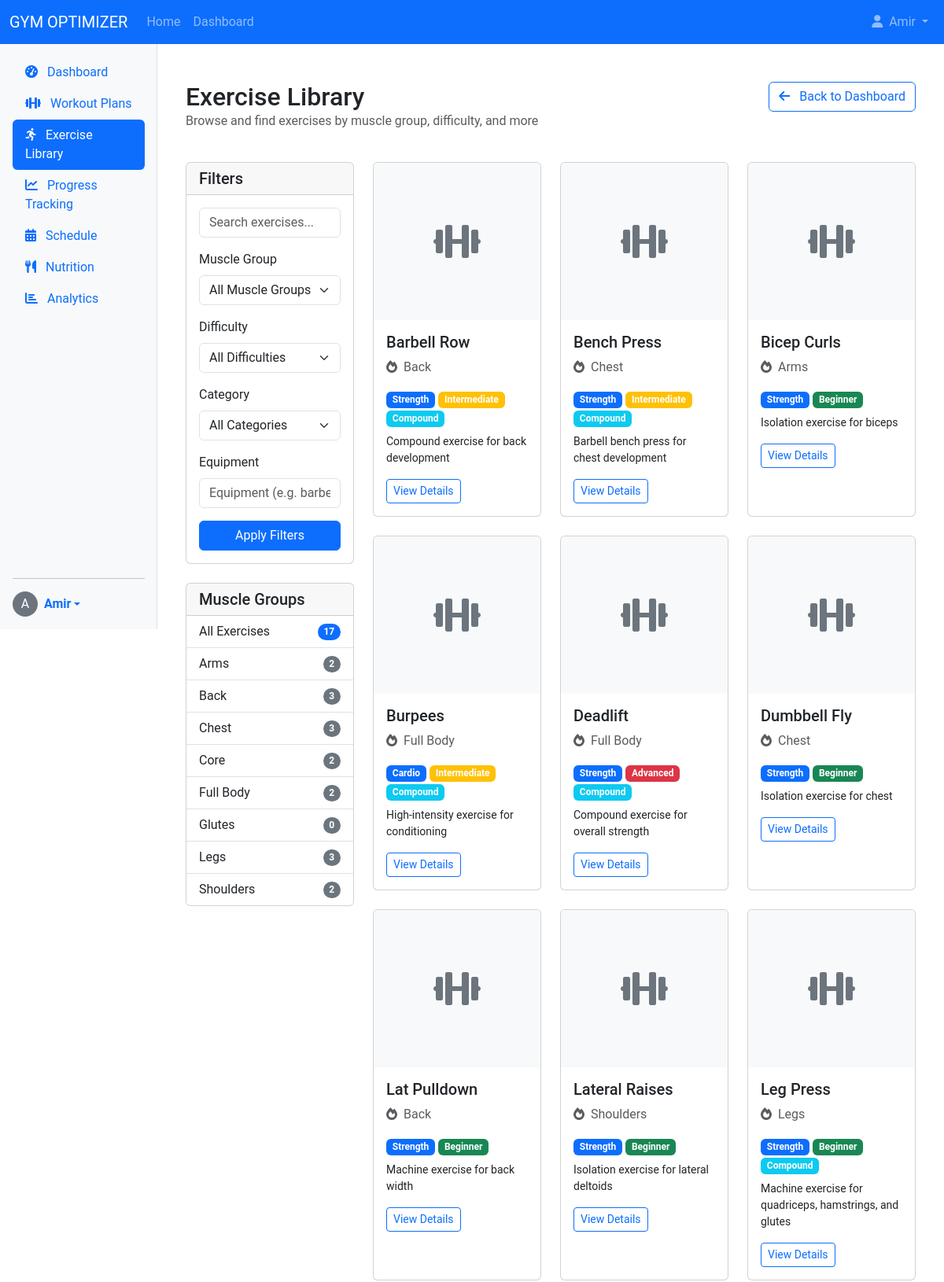
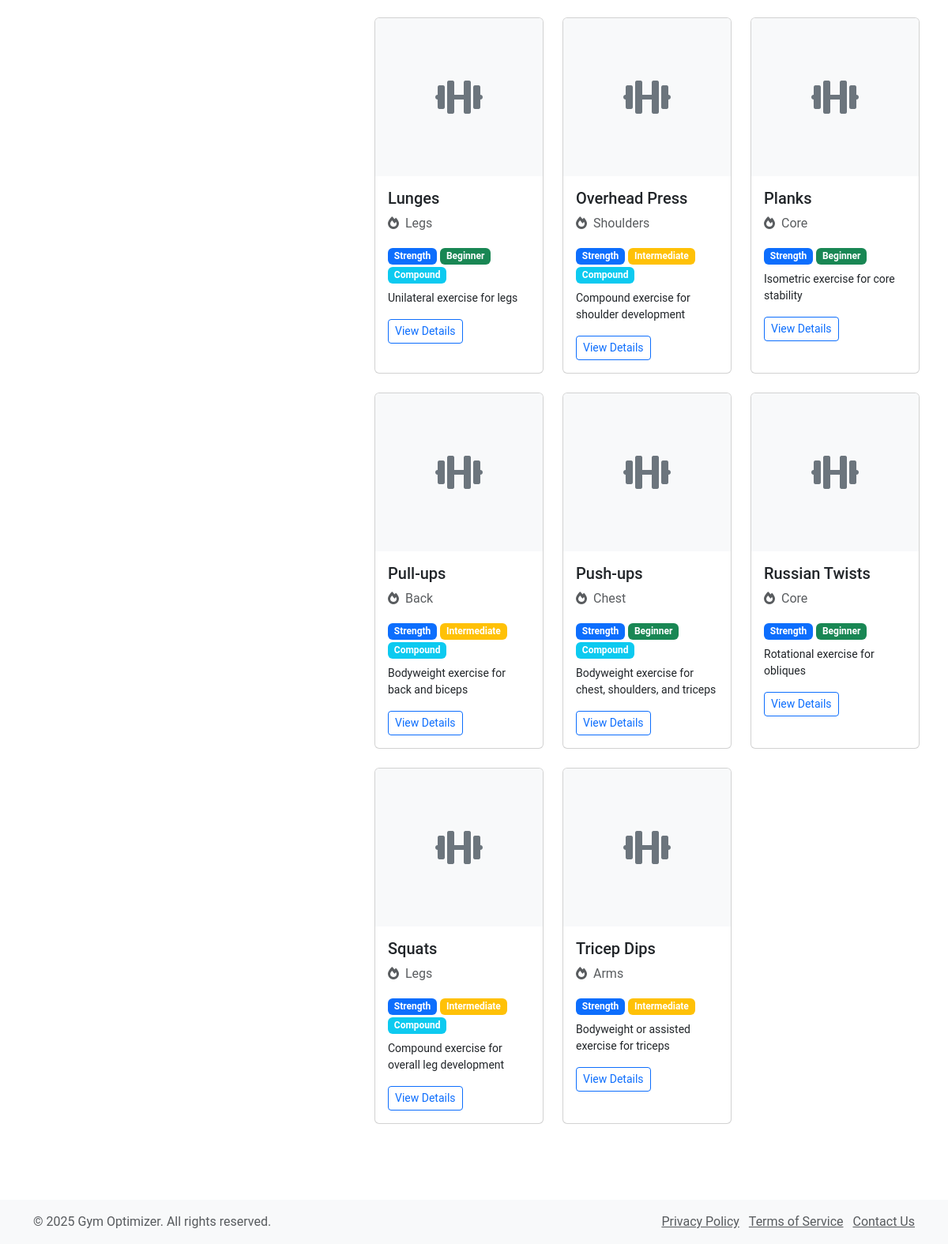
Page /workouts/exercises/ (signed in) on the committed database (2 pictures, top to bottom).
### workouts/models.py (models this page shows, shortened)
class MuscleGroup(models.Model):
    name = models.CharField(max_length=50, unique=True)
    description = models.TextField(blank=True)
    image = models.ImageField(upload_to='muscle_groups/', blank=True, null=True)
    class Meta:
        ordering = ['name']
    def __str__(self):
        return self.name

class Exercise(models.Model):
    DIFFICULTY_CHOICES = (
        ('beginner', 'Beginner'),
        ('intermediate', 'Intermediate'),
        ('advanced', 'Advanced'),
    )
    CATEGORY_CHOICES = (
        ('strength', 'Strength'),
        ('cardio', 'Cardio'),
        ('flexibility', 'Flexibility'),
        ('balance', 'Balance'),
    )
    name = models.CharField(max_length=100)
    description = models.TextField()
    muscle_group = models.ForeignKey(MuscleGroup, on_delete=models.CASCADE, related_name='exercises')
    secondary_muscle_groups = models.ManyToManyField(MuscleGroup, related_name='secondary_exercises', blank=True)
    difficulty = models.CharField(max_length=15, choices=DIFFICULTY_CHOICES, default='beginner')
    category = models.CharField(max_length=15, choices=CATEGORY_CHOICES, default='strength')
    instructions = models.TextField()
    video_url = models.URLField(blank=True)
    image = models.ImageField(upload_to='exercises/', blank=True, null=True)
    equipment_needed = models.CharField(max_length=255, blank=True)
    is_compound = models.BooleanField(default=False, help_text="Is this a compound exercise?")
    class Meta:
        ordering = ['name']

### workouts/views.py (the view)
# urls.py: path('exercises/', views.exercise_library, name='exercise_library'),
@login_required
def exercise_library(request):
    form = ExerciseFilterForm(request.GET)
    exercises = Exercise.objects.all()
    if form.is_valid():
        if form.cleaned_data['search']:
            query = form.cleaned_data['search']
            exercises = exercises.filter(
                Q(name__icontains=query) |
                Q(description__icontains=query)
            )
        if form.cleaned_data['muscle_group']:
            muscle_group = form.cleaned_data['muscle_group']
            exercises = exercises.filter(
                Q(muscle_group=muscle_group) |
                Q(secondary_muscle_groups=muscle_group)
            ).distinct()
        if form.cleaned_data['difficulty']:
            exercises = exercises.filter(difficulty=form.cleaned_data['difficulty'])
        if form.cleaned_data['category']:
            exercises = exercises.filter(category=form.cleaned_data['category'])
        if form.cleaned_data['equipment']:
            equipment = form.cleaned_data['equipment']
            exercises = exercises.filter(equipment_needed__icontains=equipment)
    muscle_groups = MuscleGroup.objects.annotate(
        exercise_count=Count('exercises')
    ).order_by('name')
    context = {
        'exercises': exercises,
        'muscle_groups': muscle_groups,
        'form': form,
    }
    return render(request, 'workouts/exercise_library.html', context)

### workouts/templates/workouts/exercise_library.html (shortened to what this page needs)
{% extends 'base.html' %}
{% block content %}
<div class="container-fluid py-4">
    <div class="row mb-4">
        <div class="col-md-8">
            <h1 class="h2 mb-0">Exercise Library</h1>
            <p class="text-muted">Browse and find exercises by muscle group, difficulty, and more</p>
        </div>
        <div class="col-md-4 text-md-end">
            <a href="{% url 'dashboard' %}" class="btn btn-outline-primary">
                <i class="fas fa-arrow-left me-2"></i> Back to Dashboard
            </a>
        </div>
    </div>
    <div class="row mb-4">
        <div class="col-md-3">
            <div class="card mb-4">
                <div class="card-header">
                    <h5 class="mb-0">Filters</h5>
                </div>
                <div class="card-body">
                    <form method="GET" action="">
                        <div class="mb-3">
                            {{ form.search }}
                        </div>
                        <div class="mb-3">
                            <label class="form-label">Muscle Group</label>
                            {{ form.muscle_group }}
                        </div>
                        <div class="mb-3">
                            <label class="form-label">Difficulty</label>
                            {{ form.difficulty }}
                        </div>
                        <div class="mb-3">
                            <label class="form-label">Category</label>
                            {{ form.category }}
                        </div>
                        <div class="mb-3">
                            <label class="form-label">Equipment</label>
                            {{ form.equipment }}
                        </div>
                        <div class="d-grid">
                            <button type="submit" class="btn btn-primary">Apply Filters</button>
                        </div>
                    </form>
                </div>
            </div>
            <div class="card">
                <div class="card-header">
                    <h5 class="mb-0">Muscle Groups</h5>
                </div>
                <div class="list-group list-group-flush">
                    <a href="{% url 'exercise_library' %}" class="list-group-item list-group-item-action d-flex justify-content-between align-items-center">
                        All Exercises
                        <span class="badge bg-primary rounded-pill">{{ exercises.count }}</span>
                    </a>
                    {% for group in muscle_groups %}
                    <a href="{% url 'exercise_library' %}?muscle_group={{ group.id }}" class="list-group-item list-group-item-action d-flex justify-content-between align-items-center">
                        {{ group.name }}
                        <span class="badge bg-secondary rounded-pill">{{ group.exercise_count }}</span>
                    </a>
                    {% endfor %}
                </div>
            </div>
        </div>
        <div class="col-md-9">
            <div class="row">
                {% if exercises %}
                    {% for exercise in exercises %}
                    <div class="col-md-4 mb-4">
                        <div class="card h-100 exercise-card">
                            {% if exercise.image %}
                                <img src="{{ exercise.image.url }}" class="card-img-top exercise-image" alt="{{ exercise.name }}">
                            {% else %}
                                <div class="card-img-top exercise-image bg-light d-flex align-items-center justify-content-center">
                                    <i class="fas fa-dumbbell fa-3x text-secondary"></i>
                                </div>
                            {% endif %}
                            <div class="card-body">
                                <h5 class="card-title exercise-name">{{ exercise.name }}</h5>
                                <p class="card-text text-muted exercise-muscle-group"><i class="fas fa-fire me-2"></i>{{ exercise.muscle_group.name }}</p>
                                <div class="mb-2">
                                    <span class="badge bg-primary">{{ exercise.get_category_display }}</span>
                                    <span class="badge {% if exercise.difficulty == 'beginner' %}bg-success{% elif exercise.difficulty == 'intermediate' %}bg-warning{% else %}bg-danger{% endif %}">
                                        {{ exercise.get_difficulty_display }}
                                    </span>
                                    {% if exercise.is_compound %}<span class="badge bg-info">Compound</span>{% endif %}
                                </div>
                                <p class="card-text small mb-3">{{ exercise.description|truncatechars:100 }}</p>
                                <a href="{% url 'exercise_detail' exercise.id %}" class="btn btn-sm btn-outline-primary">View Details</a>
                            </div>
                        </div>
                    </div>
                    {% endfor %}
                {% else %}
                    <div class="col-12">
                        <div class="alert alert-info">
                            No exercises found matching your criteria. Try adjusting your filters.
                        </div>
                    </div>
                {% endif %}
            </div>
        </div>
    </div>
</div>
{% endblock %}

### templates/base.html (shortened to what this page needs)
<!DOCTYPE html>
<html lang="en">
<head>
    <link href="https://cdn.jsdelivr.net/npm/bootstrap@5.3.0/dist/css/bootstrap.min.css" rel="stylesheet">
    <link rel="stylesheet" href="https://cdnjs.cloudflare.com/ajax/libs/font-awesome/6.0.0/css/all.min.css">
    <link rel="stylesheet" href="/static/css/style.css">
</head>
<body>
    {% include 'includes/header.html' %}
    <div class="container-fluid">
        <div class="row">
            {% if user.is_authenticated %}
                <div class="col-md-3 col-lg-2 p-0">
                    {% include 'includes/sidebar.html' %}
                </div>
                <main class="col-md-9 col-lg-10 px-md-4 py-4">
            {% else %}
                <main class="col-12">
            {% endif %}
                {% block content %}{% endblock %}
                </main>
        </div>
    </div>
    {% include 'includes/footer.html' %}
</body>
</html>

### templates/includes/header.html (shortened to what this page needs)
<header class="navbar navbar-expand-lg navbar-dark bg-primary sticky-top">
    <div class="container-fluid">
        <a class="navbar-brand" href="{% url 'home' %}">GYM OPTIMIZER</a>
        <div class="collapse navbar-collapse" id="navbarNav">
            <ul class="navbar-nav me-auto">
                <li class="nav-item">
                    <a class="nav-link" href="{% url 'home' %}">Home</a>
                </li>
                {% if user.is_authenticated %}
                <li class="nav-item">
                    <a class="nav-link" href="{% url 'dashboard' %}">Dashboard</a>
                </li>
                {% endif %}
            </ul>
            <ul class="navbar-nav">
                {% if user.is_authenticated %}
                <li class="nav-item dropdown">
                    <a class="nav-link dropdown-toggle" href="#" id="navbarDropdown" role="button" data-bs-toggle="dropdown" aria-expanded="false">
                        <i class="fas fa-user me-1"></i> {{ user.username }}
                    </a>
                </li>
                {% endif %}
            </ul>
        </div>
    </div>
</header>

### templates/includes/sidebar.html (shortened to what this page needs)
<div class="d-flex flex-column flex-shrink-0 p-3 bg-light sidebar" style="height: calc(100vh - 56px);">
    <ul class="nav nav-pills flex-column mb-auto">
        <li class="nav-item">
            <a href="{% url 'dashboard' %}" class="nav-link {% if request.resolver_match.url_name == 'dashboard' %}active{% endif %}" aria-current="page">
                <i class="fas fa-tachometer-alt me-2"></i> Dashboard
            </a>
        </li>
        <li>
            <a href="{% url 'workout_plans' %}" class="nav-link {% if 'plan' in request.resolver_match.url_name %}active{% endif %}">
                <i class="fas fa-dumbbell me-2"></i> Workout Plans
            </a>
        </li>
        <li>
            <a href="{% url 'exercise_library' %}" class="nav-link {% if 'exercise' in request.resolver_match.url_name %}active{% endif %}">
                <i class="fas fa-running me-2"></i> Exercise Library
            </a>
        </li>
        <li>
            <a href="{% url 'progress_tracking' %}" class="nav-link {% if 'progress' in request.resolver_match.url_name %}active{% endif %}">
                <i class="fas fa-chart-line me-2"></i> Progress Tracking
            </a>
        </li>
        <li>
            <a href="{% url 'schedule' %}" class="nav-link {% if 'schedule' in request.resolver_match.url_name %}active{% endif %}">
                <i class="fas fa-calendar-alt me-2"></i> Schedule
            </a>
        </li>
        <li>
            <a href="{% url 'nutrition' %}" class="nav-link {% if 'nutrition' in request.resolver_match.url_name %}active{% endif %}">
                <i class="fas fa-utensils me-2"></i> Nutrition
            </a>
        </li>
        <li>
            <a href="{% url 'analytics' %}" class="nav-link {% if 'analytics' in request.resolver_match.url_name %}active{% endif %}">
                <i class="fas fa-chart-bar me-2"></i> Analytics
            </a>
        </li>
    </ul>
    <hr>
    <div class="dropdown">
        <a href="#" class="d-flex align-items-center text-decoration-none dropdown-toggle" id="dropdownUser1" data-bs-toggle="dropdown" aria-expanded="false">
            {% if user.userprofile.avatar %}
                <img src="{{ user.userprofile.avatar.url }}" alt="Profile picture" width="32" height="32" class="rounded-circle me-2">
            {% else %}
                <div class="rounded-circle bg-secondary text-white d-flex align-items-center justify-content-center me-2" style="width: 32px; height: 32px;">
                    {{ user.username|first|upper }}
                </div>
            {% endif %}
            <strong>{{ user.username }}</strong>
        </a>
    </div>
</div>

### templates/includes/footer.html
<footer class="footer mt-auto py-3 bg-light">
    <div class="container">
        <div class="row">
            <div class="col-md-6 text-center text-md-start">
                <span class="text-muted">&copy; 2025 Gym Optimizer. All rights reserved.</span>
            </div>
            <div class="col-md-6 text-center text-md-end">
                <ul class="list-inline mb-0">
                    <li class="list-inline-item"><a href="#" class="text-muted">Privacy Policy</a></li>
                    <li class="list-inline-item"><a href="#" class="text-muted">Terms of Service</a></li>
                    <li class="list-inline-item"><a href="#" class="text-muted">Contact Us</a></li>
                </ul>
            </div>
        </div>
    </div>
</footer>

### static/css/style.css (style rules this page uses)
body { font-family: 'Roboto', sans-serif; min-height: 100vh; display: flex; flex-direction: column; }
.sidebar { box-shadow: inset -1px 0 0 rgba(0, 0, 0, .1); }
.card { transition: transform 0.3s, box-shadow 0.3s; }
.exercise-card .exercise-image { height: 200px; object-fit: cover; }

### rows in the picture
MuscleGroup: name "Arms", exercise_count "2"
MuscleGroup: name "Back", exercise_count "3"
MuscleGroup: name "Chest", exercise_count "3"
MuscleGroup: name "Core", exercise_count "2"
MuscleGroup: name "Full Body", exercise_count "2"
MuscleGroup: name "Glutes", exercise_count "0"
MuscleGroup: name "Legs", exercise_count "3"
MuscleGroup: name "Shoulders", exercise_count "2"
Exercise: name "Barbell Row", muscle_group.name "Back", category "Strength", difficulty "Intermediate", is_compound "Compound", description "Compound exercise for back development"
Exercise: name "Bench Press", muscle_group.name "Chest", category "Strength", difficulty "Intermediate", is_compound "Compound", description "Barbell bench press for chest development"
Exercise: name "Bicep Curls", muscle_group.name "Arms", category "Strength", difficulty "Beginner", description "Isolation exercise for biceps"
Exercise: name "Burpees", muscle_group.name "Full Body", category "Cardio", difficulty "Intermediate", is_compound "Compound", description "High-intensity exercise for conditioning"
Exercise: name "Deadlift", muscle_group.name "Full Body", category "Strength", difficulty "Advanced", is_compound "Compound", description "Compound exercise for overall strength"
Exercise: name "Dumbbell Fly", muscle_group.name "Chest", category "Strength", difficulty "Beginner", description "Isolation exercise for chest"
Exercise: name "Lat Pulldown", muscle_group.name "Back", category "Strength", difficulty "Beginner", description "Machine exercise for back width"
Exercise: name "Lateral Raises", muscle_group.name "Shoulders", category "Strength", difficulty "Beginner", description "Isolation exercise for lateral deltoids"
Exercise: name "Leg Press", muscle_group.name "Legs", category "Strength", difficulty "Beginner", is_compound "Compound", description "Machine exercise for quadriceps, hamstrings, and glutes"
Exercise: name "Lunges", muscle_group.name "Legs", category "Strength", difficulty "Beginner", is_compound "Compound", description "Unilateral exercise for legs"
Exercise: name "Overhead Press", muscle_group.name "Shoulders", category "Strength", difficulty "Intermediate", is_compound "Compound", description "Compound exercise for shoulder development"
Exercise: name "Planks", muscle_group.name "Core", category "Strength", difficulty "Beginner", description "Isometric exercise for core stability"
Exercise: name "Pull-ups", muscle_group.name "Back", category "Strength", difficulty "Intermediate", is_compound "Compound", description "Bodyweight exercise for back and biceps"
Exercise: name "Push-ups", muscle_group.name "Chest", category "Strength", difficulty "Beginner", is_compound "Compound", description "Bodyweight exercise for chest, shoulders, and triceps"
Exercise: name "Russian Twists", muscle_group.name "Core", category "Strength", difficulty "Beginner", description "Rotational exercise for obliques"
Exercise: name "Squats", muscle_group.name "Legs", category "Strength", difficulty "Intermediate", is_compound "Compound", description "Compound exercise for overall leg development"
Exercise: name "Tricep Dips", muscle_group.name "Arms", category "Strength", difficulty "Intermediate", description "Bodyweight or assisted exercise for triceps"

### other values in the picture
{{ user.username }} "Amir"
{{ user.username|first|upper }} "A"
{{ exercises.count }} "17"
